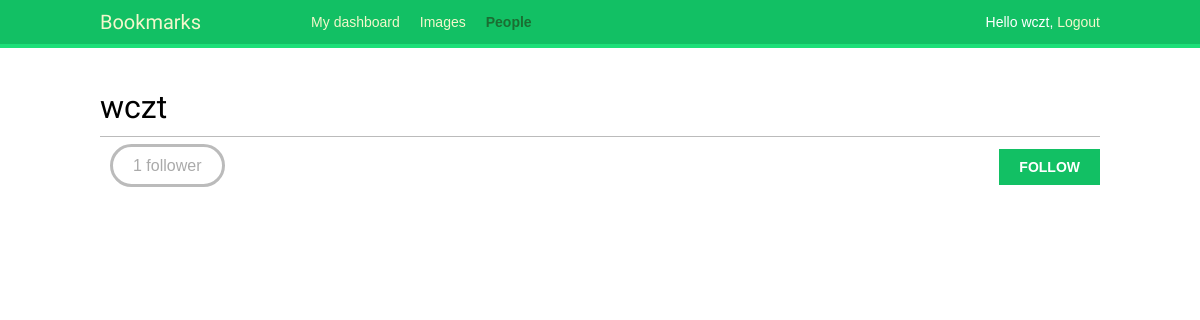
Before: /account/users/wczt/ (signed in) with the older database file.
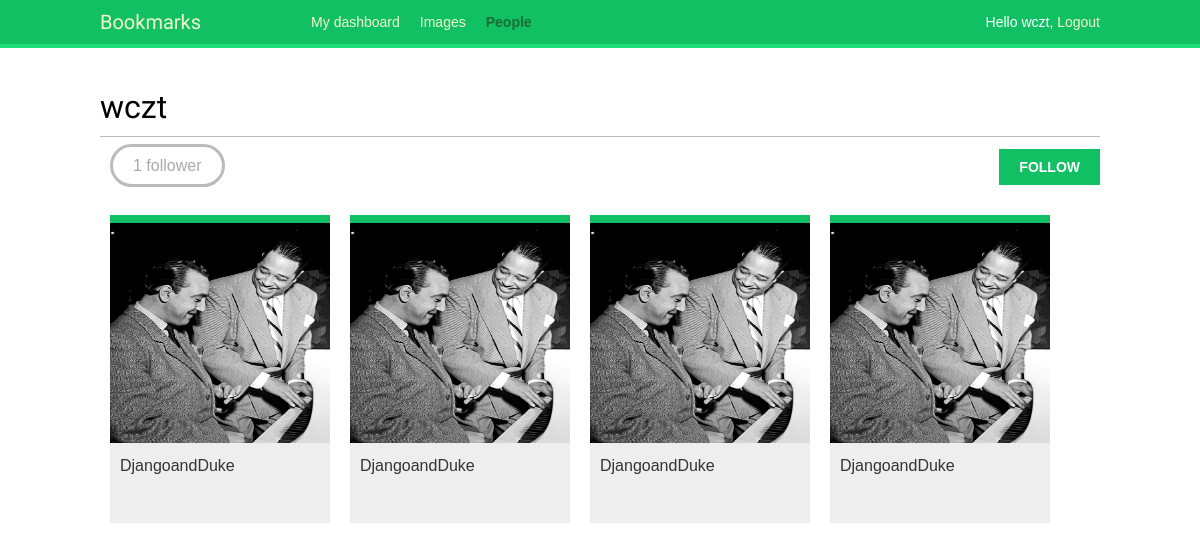
After: the same page with the newer database file.
### images/models.py (models this page shows, shortened)
class Image(models.Model):
    user = models.ForeignKey(settings.AUTH_USER_MODEL,
                             related_name='images_created')
    title = models.CharField(max_length=200)
    slug = models.SlugField(max_length=200, blank=True)
    url = models.URLField()
    image = models.ImageField(upload_to='images/%Y/%m/%d')
    description = models.TextField(blank=True)
    created = models.DateTimeField(auto_now_add=True,
                                   db_index=True)
    users_like = models.ManyToManyField(settings.AUTH_USER_MODEL,
                                        related_name='images_liked',
                                        blank=True)
    total_likes = models.PositiveIntegerField(db_index=True, default=0)
    def get_absolute_url(self):
        return reverse('images:detail', args=[self.id, self.slug])

### account/views.py (the view)
@login_required
def user_detail(request, username):
    user = get_object_or_404(User, username=username, is_active=True)
    return render(request, 'account/user/detail.html', {'section': 'people', 'user': user})

### account/templates/account/user/detail.html (shortened to what this page needs)
{% extends "base.html" %}
{% load thumbnail %}
{% block content %}
  <h1>{{ user.get_full_name }}</h1>
  {% with total_followers=user.followers.count %}
    <span class="count">
      <span class="total">{{ total_followers }}</span>
      follower{{ total_followers|pluralize }}
    </span>
    <a href="#" data-id="{{ user.id }}"
    data-action="{% if request.user in user.followers.all %}un{% endif %}follow"
    class="follow button">
      {% if request.user not in user.followers.all %}
        Follow
      {% else %}
        Unfollow
      {% endif %}
    </a>
    <div id="image-list" class="image-container">
      {% include "images/image/list_ajax.html" with images=user.images_created.all %}
    </div>
  {% endwith %}
{% endblock %}

### account/templates/base.html (shortened to what this page needs)
{% load staticfiles %}
<!DOCTYPE html>
<html>
<head>
    <link href="{% static "css/base.css" %}" rel="stylesheet">
</head>
<body>
    <div id="header">
        <span class="logo">Bookmarks</span>
        {% if request.user.is_authenticated %}
        <ul class="menu">
            <li {% if section == "dashboard" %}class="selected"{% endif %}><a href="{% url "dashboard" %}">My dashboard</a></li>
            <li {% if section == "images" %}class="selected"{% endif %}><a href="{% url "images:list" %}">Images</a></li>
            <li {% if section == "people" %}class="selected"{% endif %}><a href="{% url "user_list" %}">People</a></li>
        </ul>
        {% endif %}
        <span class="user">
        {% if request.user.is_authenticated %}
            Hello {{ request.user.first_name }}, <a href="{% url "logout" %}">Logout</a>
        {% else %}
            <a href="{% url "login" %}">Log-in</a>
        {% endif %}
        </span>
    </div>
    <div id="content">
        {% block content %}
        {% endblock %}
    </div>
</body>
</html>

### images/templates/images/image/list_ajax.html
{% load thumbnail %}
{% for image in images %}
    <div class="image">
        <a href="{{ image.get_absolute_url }}">
            {% thumbnail image.image "300x300" crop="100%" as im %}
                <a href="{{ image.get_absolute_url }}">
                    <img src="{{ im.url }}">
                </a>
            {% endthumbnail %}
        </a>
        <div class="info">
            <a href="{{ image.get_absolute_url }}" class="title">{{ image.title }}</a>
        </div>
    </div>
{% endfor %}

### account/static/css/base.css (style rules this page uses)
body { margin:0; padding:0; font-family:helvetica, sans-serif; }
a { color:#12c064; text-decoration:none; }
h1, h2, h3, h4, h5 , h6 { font-family: 'Muli', sans-serif; font-weight:normal; }
h1 { border-bottom:1px solid #bbb; padding:0 0 10px 0; margin:10px 0 20px 0; }
#header { padding:10px 100px; font-size:14px; background:#12c064; color:#fff; border-bottom:4px solid #1cdf78; overflow:auto; }
#header .logo { font-family: 'Muli', sans-serif; float:left; color:#f3f7cc; font-size:20px; margin-right:10%; }
#header ul.menu { list-style:none; float:left; margin:0; padding:0; }
#header ul.menu li { float:left; padding:4px 10px; }
#header ul.menu li.selected a, #header ul.menu li.selected a:hover { color:#1b6d32; font-weight:bold; }
#header a { color:#f3f7cc; }
#header .user { float:right; padding-top:4px; }
#content { padding:30px 100px; }
input[type=submit], a.button { font-weight:bold; background:#12c064; color:#fff; padding:10px 20px; font-size:14px; text-transform:uppercase; }
.count { color:#aaa; border:3px solid #bbb; border-radius:26px; padding:10px 20px; margin:20px 10px 0; }
a.like, a.follow { float:right; margin-top:-8px; }
#image-list { overflow:auto; }
#image-list .image { float:left; width:220px; height:300px; margin:0 10px 10px 10px; border-top:8px solid #12c064; background:#eee; }
#image-list img { width:220px; height:220px; }
#image-list .info { padding:10px; }
#image-list .info a { color:#333; }
.image-container { margin-top:40px; }

Changed rows visible on the page:
added Image: title "DjangoandDuke"
added Image: title "DjangoandDuke"
added Image: title "DjangoandDuke"
added Image: title "DjangoandDuke"
